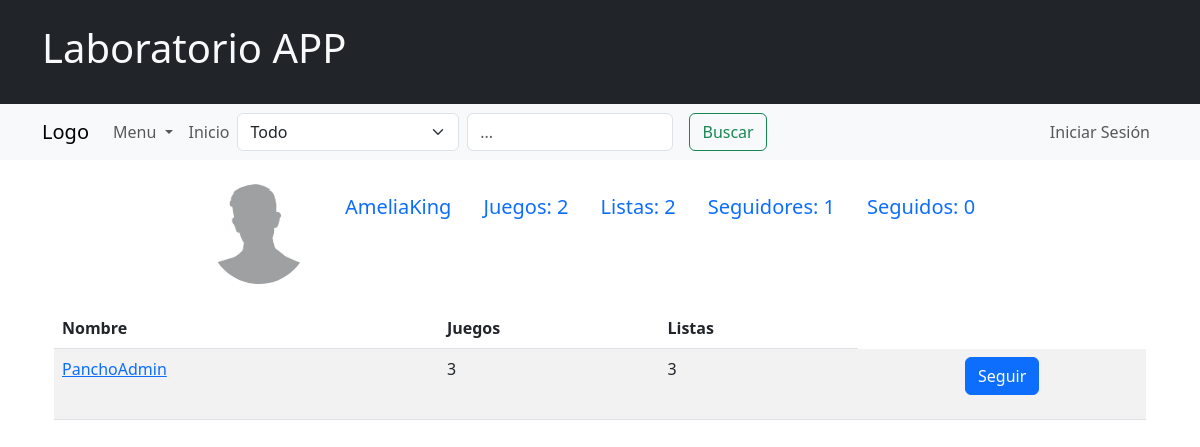
The app's page /followers/10 with its own data.
### domain/models.py (models this page shows, shortened)
class Usuario(models.Model):
    nickname = models.CharField(max_length=30, unique=True)
    foto = models.ImageField(upload_to="media/usuarios/", default="media/usuarios/generica.jpg")
    cuenta = models.OneToOneField(User, on_delete=models.CASCADE)
    objects = UsuarioManager()
    def __str__(self):
        return self.nickname
    def cant_listas_de_juegos(self):
        return self.listas_de_juegos.count()
    def cant_juegos_jugados(self):
        return self.reseñas.count()
    def cant_seguidores(self):
        return self.seguido_por.count()
    def cant_seguidos(self):
        return self.sigue_a.count()

### domain/views.py (the view)
# urls.py: path('followers/<int:id>', SeguidoresController.as_view(), name="followers"),
class SeguidoresController(TemplateView):
    template_name = "accounts/seguidores.html"
    def get_context_data(self, **kwargs):
        context = super().get_context_data(**kwargs)
        user_id = self.kwargs.get('id')
        usuario = Usuario.objects.get(id=user_id)
        user_session = Usuario.objects.get_user_from_request(self.request)
        loSigue = Siguen.objects.filter(seguidor=user_session, seguido=usuario).exists()
        session = Usuario.objects.sesion_perfil_match(user_session,usuario)
        seguidores_relacion = usuario.seguido_por.all()
        seguidores = [relacion.seguidor for relacion in seguidores_relacion]
        follows = self.get_seguidores_con_follow_session(seguidores, user_session)
        context['seguidores'] = seguidores
        context['session'] = session
        context['losigue'] = loSigue
        context['follows'] = follows
        context['user_session'] = user_session
        context['userinfo'] = usuario
        return context
    def get_seguidores_con_follow_session(self,seguidores,user_session):
        follows = []
        for seguidor in seguidores:
            follow = Siguen.objects.filter(seguidor=user_session, seguido=seguidor).exists()
            follows.append({
                    'seguidor' : seguidor,
                    'follow': follow
                })
        print(follows)
        return follows

### domain/forms.py
class SearchForm(forms.Form):
    SEARCH_CHOICES = [
        ('all', 'Todo'),
        ('games', 'Juegos'),
        ('users', 'Usuarios'),
        ('game_lists', 'Listas de Juegos')
    ]
    query = forms.CharField(max_length=100, required=True, widget=forms.TextInput(attrs={
        'placeholder': '¿Que estas pensando?...'
    }))
    search_type = forms.ChoiceField(choices=SEARCH_CHOICES, required=True)

### domain/context_processors.py (called while the page is built)
def search_form(request):
    return {'search_form': SearchForm()}

### domain/models.py (called while the page is built)
    def get_user_from_request(self, request):
        if request.user.is_authenticated:
            try:
                return self.get(cuenta=request.user)
            except self.model.DoesNotExist:
                return None
        return None

    def sesion_perfil_match(self,user_session,user):
        session=False
        if user_session:
            session = user == user_session
        return session

### domain/templates/accounts/seguidores.html (shortened to what this page needs)
<!DOCTYPE html>
{% extends 'accounts/profile.html' %}
{% block content %}
<div class="container">
  <table class="table table-striped">
    <thead>
      <tr>
        <th scope="col">Nombre</th>
        <th scope="col">Juegos</th>
        <th scope="col">Listas</th>
      </tr>
    </thead>
    <tbody>
      {% for contenido in follows %}
      <tr>
        <td>
          <a href="{% url 'profile' id=contenido.seguidor.id %}">{{ contenido.seguidor.nickname }}</a>
        </td>
        <td>{{ contenido.seguidor.cant_juegos_jugados }}</td>
        <td>{{ contenido.seguidor.cant_listas_de_juegos }}</td>
        <td>
        <div class="text-center mb-3">
            {% if not contenido.follow %}
            <form method="post" action="{% url 'seguir_usuario' usuario_id=contenido.seguidor.id %}?next={{ request.path }}">
              <button type="submit" class="btn btn-primary">Seguir</button>
            </form>
            {% else %}
            <form method="post" action="{% url 'dejarSeguirUsuario' usuario_id=contenido.seguidor.id %}?next={{ request.path }}">
              {% csrf_token %}
              <button type="submit" class="btn btn-secondary">Dejar De Seguir</button>
            </form>
            {% endif %}
        </div>
        </td>
      </tr>
      {% endfor %}
    </tbody>
  </table>
</div>
{% endblock %}

### domain/templates/navs/profile_nav.html (shortened to what this page needs)
<!DOCTYPE html>
<html lang="en">
<head>
</head>
<body>
<div class="container">
    <br>
    <ul class="nav justify-content-center">
        {% if session %}
        <li class="nav-item">
            <img src="{{ user_session.foto.url }}" alt="Foto de perfil" class="profile-img">
        </li>
        <li class="nav-item">
          <a class="nav-link active" aria-current="page" href="{% url 'profile' id=user_session.id %}">
              <span class="fs-5">{{ user_session }}</span>
          </a>
      </li>
        <li class="nav-item">
            <a href="{% url 'edit_profile' %}" class="btn btn-primary">
                <span class="fs-5">Editar Perfil</span>
            </a>
        </li>
        <li class="nav-item">
            <a class="nav-link active" aria-current="page" href="{% url 'yourGames' id_usuario=user_session.id %}">
                <span class="fs-5">Juegos: {{ user_session.cant_juegos_jugados }}</span>
            </a>
        </li>
        <li class="nav-item">
            <a class="nav-link" href="{% url 'yourLists' id_usuario=user_session.id %}">
                <span class="fs-5">Listas: {{ user_session.cant_listas_de_juegos }}</span>
            </a>
        </li>
        <li class="nav-item">
            <a class="nav-link" href="{% url 'followers' id=user_session.id %}">
                <span class="fs-5">Seguidores: {{ user_session.cant_seguidores }}</span>
            </a>
        </li>
        <li class="nav-item">
            <a class="nav-link" href="{% url 'follow' id=user_session.id %}">
                <span class="fs-5">Seguidos: {{ user_session.cant_seguidos }}</span>
            </a>
        </li>
        {% else %}
        <li class="nav-item">
          <img src="{{ userinfo.foto.url }}" alt="Foto de perfil" class="profile-img">
        </li>
        <li class="nav-item">
          <a class="nav-link active" aria-current="page" href="{% url 'profile' id=userinfo.id %}">
              <span class="fs-5">{{ userinfo }}</span>
          </a>
        </li>
        <li class="nav-item">
            <a class="nav-link" href="{% url 'yourGames' id_usuario=userinfo.id %}">
                <span class="fs-5">Juegos: {{ userinfo.cant_juegos_jugados }}</span>
            </a>
        </li>
        <li class="nav-item">
            <a class="nav-link" href="{% url 'yourLists' id_usuario=userinfo.id %}">
                <span class="fs-5">Listas: {{ userinfo.cant_listas_de_juegos }}</span>
            </a>
        </li>
        <li class="nav-item">
            <a class="nav-link" href="{% url 'followers' id=userinfo.id %}">
                <span class="fs-5">Seguidores: {{ userinfo.cant_seguidores }}</span>
            </a>
        </li>
        <li class="nav-item">
            <a class="nav-link" href="{% url 'follow' id=userinfo.id %}">
                <span class="fs-5">Seguidos: {{ userinfo.cant_seguidos }}</span>
            </a>
        </li>
        {% endif %}
    </ul>
</div>
</body>
</html>

### static/domain/styles.css (style rules this page uses)
img { width: 200px; height: 200px; object-fit: contain; }

### domain/templates/navs/profile_nav.html (style rules this page uses)
.profile-img { width: 100px; height: 100px; object-fit: cover; border-radius: 50%; margin-right: 20px; }

### records on screen
Usuario: foto (picture), nickname "AmeliaKing", cant_juegos_jugados "2", cant_listas_de_juegos "2", cant_seguidores "1", cant_seguidos "0"
Usuario: seguidor.nickname "PanchoAdmin", seguidor.cant_juegos_jugados "3", seguidor.cant_listas_de_juegos "3"
